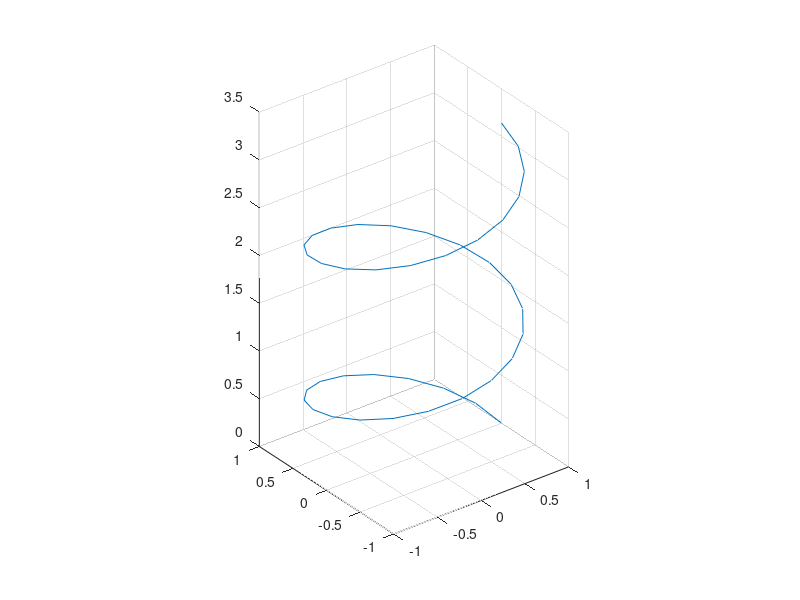
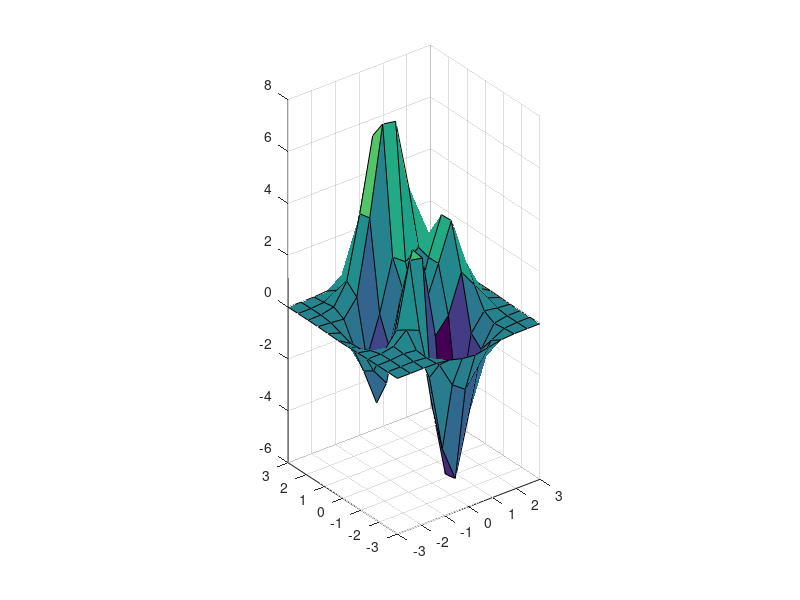
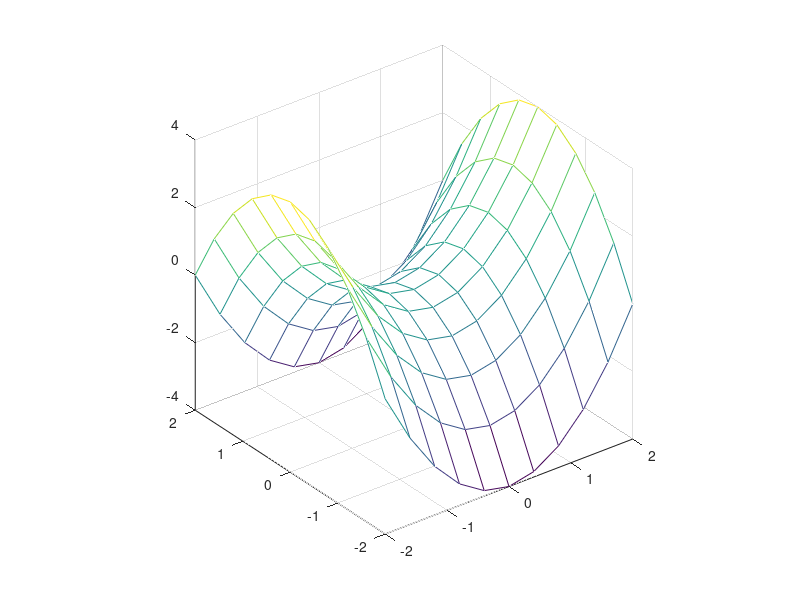
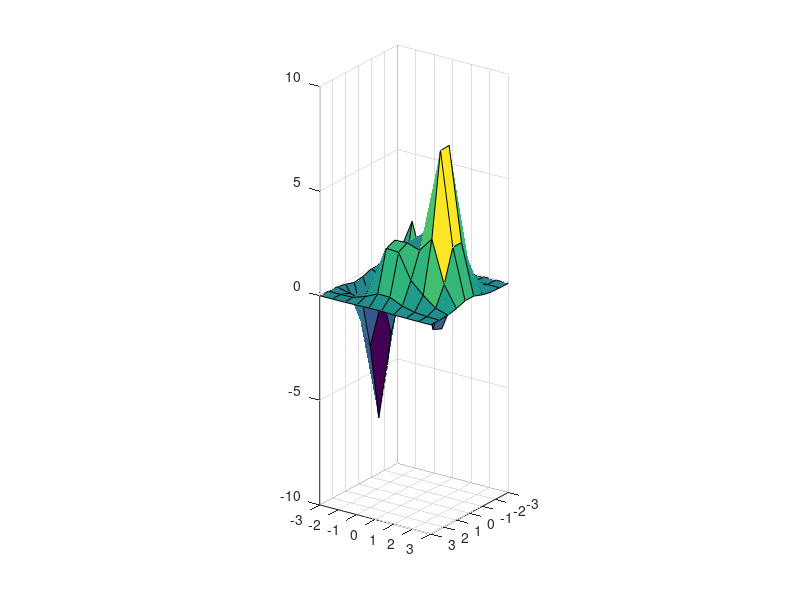

Write MATLAB code to recreate these figures, in order. (Note: this script raises an error after producing the figures.)
function results = runM1B3DRegressionTests()
%RUNM1B3DREGRESSIONTESTS Focused public-camera 3D compatibility regressions.
% All scenarios exercise the same root cause, M2T-RUNTIME-005: axes with a
% constrained plot box must not depend on an undocumented view transform.

    testRoot = fileparts(mfilename('fullpath'));
    addpath(fullfile(testRoot, '..', 'src'));
    output = fullfile(testRoot, 'output', 'm1b-3d-regressions');
    if ~exist(output, 'dir'), mkdir(output); end

    cases = {@line3dCase, @surfaceCase, @meshCase, @viewAngleCase, ...
             @axisLimitsCase, @manualCameraCase};
    names = {'line3d', 'surface', 'mesh', 'view-angle', ...
             'axis-limits', 'manual-camera'};
    ids = {'M2T-RUNTIME-005', 'M2T-RUNTIME-005', 'M2T-RUNTIME-005', ...
           'M2T-RUNTIME-005', 'M2T-RUNTIME-005', 'M2T-RUNTIME-006'};
    results = repmat(struct('id', '', 'case', '', ...
        'passed', false, 'message', ''), numel(cases), 1);

    for k = 1:numel(cases)
        close all;
        results(k).id = ids{k};
        results(k).case = names{k};
        try
            fig = figure('visible', 'off');
            cases{k}();
            filename = fullfile(output, [names{k} '.tex']);
            matlab2tikz(filename, 'figurehandle', fig, 'standalone', true, ...
                'showInfo', false, 'checkForUpdates', false);
            validate3DExport(filename, names{k});
            results(k).passed = true;
            fprintf('PASS %s/%s\n', ids{k}, names{k});
        catch err
            results(k).message = err.message;
            fprintf('FAIL %s/%s: %s\n', ids{k}, names{k}, err.message);
        end
    end
    close all;
    passed = sum([results.passed]);
    failed = numel(results) - passed;
    fprintf('M1B_3D_SUMMARY executed=%d passed=%d failed=%d skipped=0\n', ...
        numel(results), passed, failed);
    if failed > 0 && nargout == 0
        error('matlab2tikz:M1B3DRegressionFailure', ...
              '%d M1B 3D regression scenario(s) failed.', failed);
    end
end

function line3dCase()
    t = linspace(0, 4*pi, 40);
    plot3(cos(t), sin(t), t/4);
    daspect([1 1 1]); grid on;
end

function surfaceCase()
    [x, y, z] = peaks(12);
    surf(x, y, z);
    daspect([1 1 1]);
end

function meshCase()
    [x, y] = meshgrid(-2:0.4:2);
    mesh(x, y, x.^2 - y.^2);
    daspect([1 1 2]);
end

function viewAngleCase()
    [x, y, z] = peaks(10);
    surf(x, y, z);
    daspect([1 1 1]); view(125, 22);
end

function axisLimitsCase()
    t = linspace(0, 2*pi, 30);
    plot3(cos(t), sin(t), sin(2*t));
    xlim([-2 2]); ylim([-1.5 1.5]); zlim([-3 3]);
    daspect([1 1 2]); view(35, 40);
end

function manualCameraCase()
    [x, y, z] = peaks(10);
    surf(x, y, z);
    daspect([1 1 1]);
    set(gca, 'CameraPosition', [14 -18 12], ...
             'CameraTarget', [0 0 0], ...
             'CameraUpVector', [0 0 1]);
end

function validate3DExport(filename, caseName)
    assert(exist(filename, 'file') == 2, 'Expected output file was not created.');
    contents = fileread(filename);
    assert(~isempty(strfind(contents, '\begin{axis}')), 'Missing axis structure.');
    assert(~isempty(strfind(contents, '\addplot3')), 'Missing 3D plot structure.');
    if strcmp(caseName, 'manual-camera')
        tokens = regexp(contents, 'view=\{([^}]*)\}\{([^}]*)\}', 'tokens', 'once');
        assert(~isempty(tokens), 'Missing view option for manual camera.');
        azimuth = str2double(tokens{1});
        elevation = str2double(tokens{2});
        assert(abs(azimuth - 37.875) < 0.2 && abs(elevation - 27.759) < 0.2, ...
            'Manual camera was exported as stale view angles {%g}{%g}.', ...
            azimuth, elevation);
    end
end
